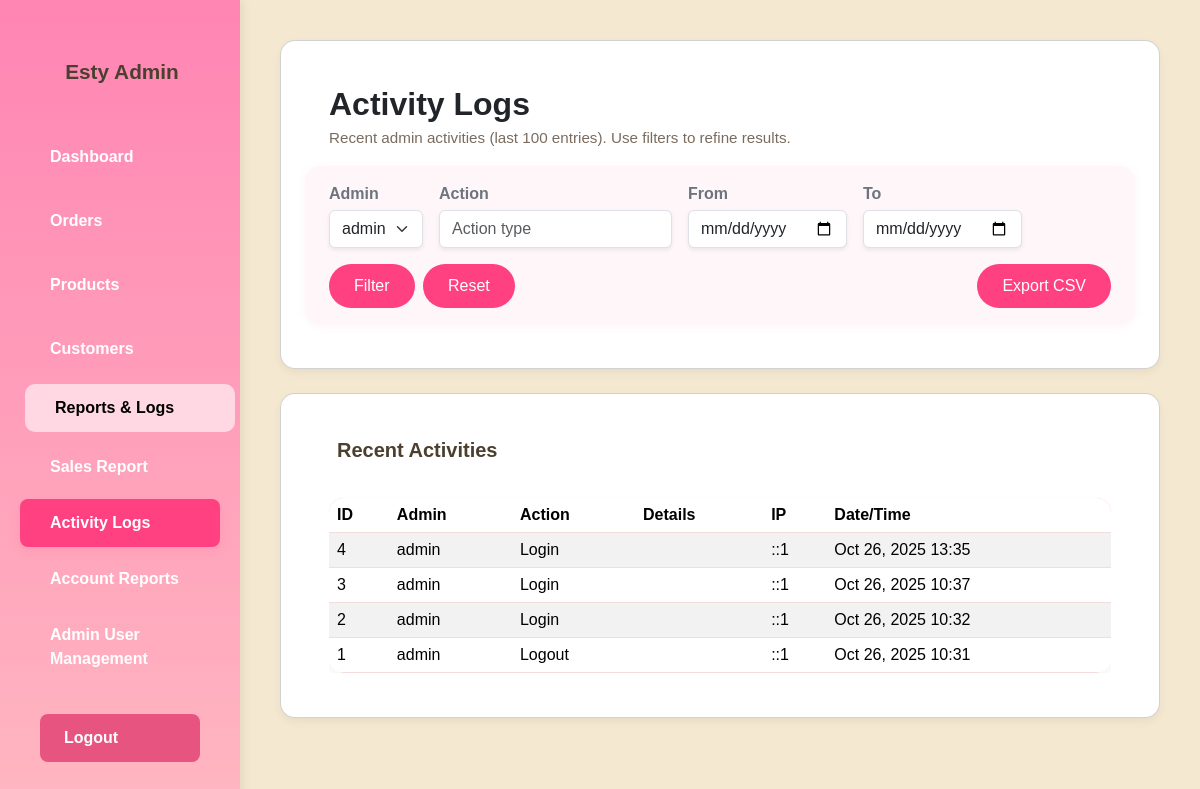
Page /ESTY/admin/activity_logs.php?admin=admin (signed in) on the committed database.
### tables this page shows
CREATE TABLE `admin_activity_logs` (
  `id` int(11) NOT NULL,
  `admin_username` varchar(50) NOT NULL,
  `action` varchar(100) NOT NULL,
  `details` text DEFAULT NULL,
  `ip_address` varchar(45) DEFAULT NULL,
  `created_at` timestamp NOT NULL DEFAULT current_timestamp()
);

### ESTY/admin/activity_logs.php (the view, shortened to what this page needs)
<?php
require_once '../db.php';
$logs = [];
$admin_filter = $_GET['admin'] ?? '';
$action_filter = $_GET['action'] ?? '';
$date_from = $_GET['date_from'] ?? '';
$date_to = $_GET['date_to'] ?? '';
$where = [];
$params = [];
if ($admin_filter !== '') {
  $where[] = 'l.admin_username = ?';
  $params[] = $admin_filter;
}
$sql = "SELECT l.id, l.admin_username, l.action, l.details, l.ip_address, l.created_at FROM admin_activity_logs l";
if ($where) $sql .= " WHERE " . implode(' AND ', $where);
$sql .= " ORDER BY l.created_at DESC LIMIT 100";
$stmt = $conn->prepare($sql);
if ($params) $stmt->bind_param(str_repeat('s', count($params)), ...$params);
$stmt->execute();
$res = $stmt->get_result();
while ($row = $res->fetch_assoc()) $logs[] = $row;
$admins_list = [];
$ares = $conn->query("SELECT username FROM admin_users ORDER BY username");
while ($arow = $ares->fetch_assoc()) $admins_list[] = $arow;
include 'sidebar.php';
?>
<!DOCTYPE html>
<html lang='en'>
<head>
  <link href='https://cdn.jsdelivr.net/npm/bootstrap@5.3.3/dist/css/bootstrap.min.css' rel='stylesheet'>
  <link rel='stylesheet' href='admin-style.css'>
</head>
<body>
<div class='main-content'>
  <div class='card mb-4'>
    <div class='d-flex flex-column flex-md-row justify-content-between align-items-md-center gap-2 p-3 pb-0'>
      <div>
        <h2 class='fw-bold mb-1'>Activity Logs</h2>
        <p class='muted mb-0'>Recent admin activities (last 100 entries). Use filters to refine results.</p>
      </div>
    </div>
  <form class='row row-cols-1 row-cols-md-auto g-3 align-items-end px-3 pb-3' method='get' style='background: #fff6fa; border-radius: 1rem; box-shadow: 0 2px 8px rgba(231,84,128,0.07); margin-top: 1rem;'>
      <div class='col'>
        <label class='form-label mb-1 fw-semibold text-secondary'>Admin</label>
        <select name='admin' class='form-select shadow-sm'>
          <?php foreach ($admins_list as $a): ?>
            <option value='<?= htmlspecialchars($a['username']) ?>' <?= ($admin_filter == $a['username']) ? 'selected' : '' ?>><?= htmlspecialchars($a['username']) ?></option>
          <?php endforeach; ?>
        </select>
      </div>
      <div class='col'>
        <label class='form-label mb-1 fw-semibold text-secondary'>Action</label>
        <input type='text' name='action' class='form-control shadow-sm' value='<?= htmlspecialchars($action_filter) ?>' placeholder='Action type'>
      </div>
      <div class='col'>
        <label class='form-label mb-1 fw-semibold text-secondary'>From</label>
        <input type='date' name='date_from' class='form-control shadow-sm' value='<?= htmlspecialchars($date_from) ?>'>
      </div>
      <div class='col'>
        <label class='form-label mb-1 fw-semibold text-secondary'>To</label>
        <input type='date' name='date_to' class='form-control shadow-sm' value='<?= htmlspecialchars($date_to) ?>'>
      </div>
      <div class='col'>
        <button type='submit' class='btn btn-primary px-4'><i class='bi bi-funnel'></i> Filter</button>
        <a href='activity_logs.php' class='btn btn-outline-secondary ms-1'>Reset</a>
      </div>
      <div class='col ms-md-auto'>
        <a class='btn btn-outline-secondary' href='activity_logs.php?admin=<?= urlencode($admin_filter) ?>&action=<?= urlencode($action_filter) ?>&date_from=<?= urlencode($date_from) ?>&date_to=<?= urlencode($date_to) ?>&export=csv'>Export CSV</a>
      </div>
    </form>
  </div>
  <div class='card'>
    <div class='card-body'>
      <h5 class='mb-3'><i class='bi bi-clock-history me-2'></i>Recent Activities</h5>
      <div class='table-responsive'>
        <table class='table table-striped align-middle mb-0'>
          <thead>
            <tr>
              <th>ID</th>
              <th>Admin</th>
              <th>Action</th>
              <th>Details</th>
              <th>IP</th>
              <th>Date/Time</th>
            </tr>
          </thead>
          <tbody>
            <?php if (empty($logs)): ?>
              <tr><td colspan='6' class='text-center text-muted py-4'>No activity logs found.</td></tr>
            <?php else: foreach ($logs as $log): ?>
              <tr>
                <td><?= (int)$log['id'] ?></td>
                <td><?= htmlspecialchars($log['admin_username'] ?? 'Unknown') ?></td>
                <td><?= htmlspecialchars($log['action']) ?></td>
                <td><?= htmlspecialchars($log['details'] ?? '') ?></td>
                <td><?= htmlspecialchars($log['ip_address'] ?? '') ?></td>
                <td><?= date('M d, Y H:i', strtotime($log['created_at'])) ?></td>
              </tr>
            <?php endforeach; endif; ?>
          </tbody>
        </table>
      </div>
    </div>
  </div>
</div>
</body>
</html>

### ESTY/admin/admin-style.css (style rules this page uses)
body { background-color: #F5E8D0; color: #4B3F2F; font-family: 'Arial', sans-serif; margin: 0; display: flex; min-height: 100vh; }
.main-content { margin-left: 240px; padding: 48px 56px; flex: 1; overflow-y: auto; }
.card { background: #ffffff; border-radius: 15px; box-shadow: 0 4px 10px rgba(0,0,0,0.05); padding: 28px 32px; margin-bottom: 30px; transition: transform 0.3s ease, box-shadow 0.3s ease; }
.card h5 { color: #4B3F2F; font-weight: 600; }
table { width: 100%; background-color: #fff; border-radius: 10px; overflow: hidden; margin-top: 20px; }
thead { background-color: #ffb6c1; color: #4B3F2F; }
th, td { padding: 14px 16px; border-bottom: 1px solid #f2dcdc; }
.btn { background-color: #ff4081; color: #fff; border: none; border-radius: 25px; padding: 10px 25px; transition: all 0.3s ease; }
.muted { color: #7a6b5e; font-size: 0.95rem; }
body { background-color: #fdf6f9 !important; font-family: 'Arial', sans-serif !important; color: #4B3F2F !important; margin: 0; }
.main-content { margin-left: 240px !important; padding: 40px !important; background-color: #F5E8D0; min-height: 100vh; box-sizing: border-box; }
.card, .table { background: #fff; border-radius: 15px; box-shadow: 0 4px 10px rgba(0, 0, 0, 0.05); }
.btn-primary, .btn-add { background-color: #ff4081 !important; border: none !important; color: white !important; border-radius: 25px !important; padding: 10px 25px !important; transition: all 0.3s ease; }

### rows in the picture
admin_activity_logs: id "4", admin_username "admin", action "Login", ip_address "::1", created_at "Oct 26, 2025 13:35"
admin_activity_logs: id "3", admin_username "admin", action "Login", ip_address "::1", created_at "Oct 26, 2025 10:37"
admin_activity_logs: id "2", admin_username "admin", action "Login", ip_address "::1", created_at "Oct 26, 2025 10:32"
admin_activity_logs: id "1", admin_username "admin", action "Logout", ip_address "::1", created_at "Oct 26, 2025 10:31"

### other values in the picture
form field admin "admin"
